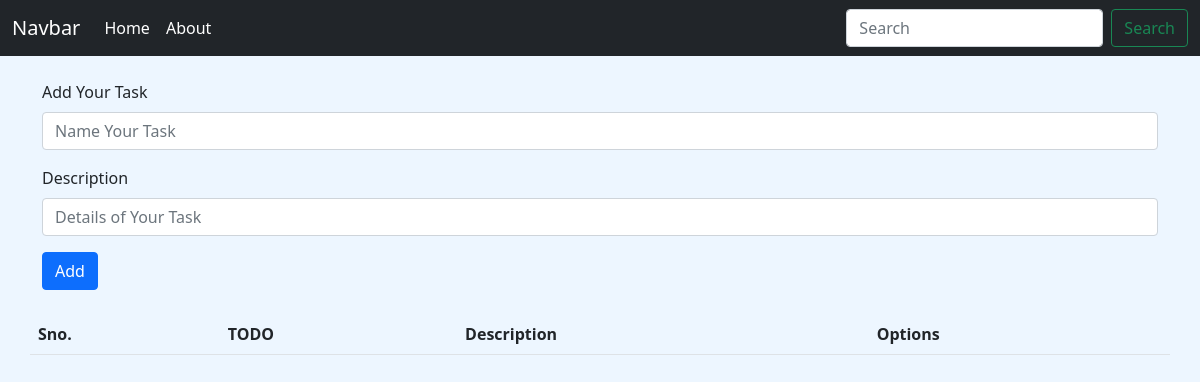
Page /home on the earlier database version.
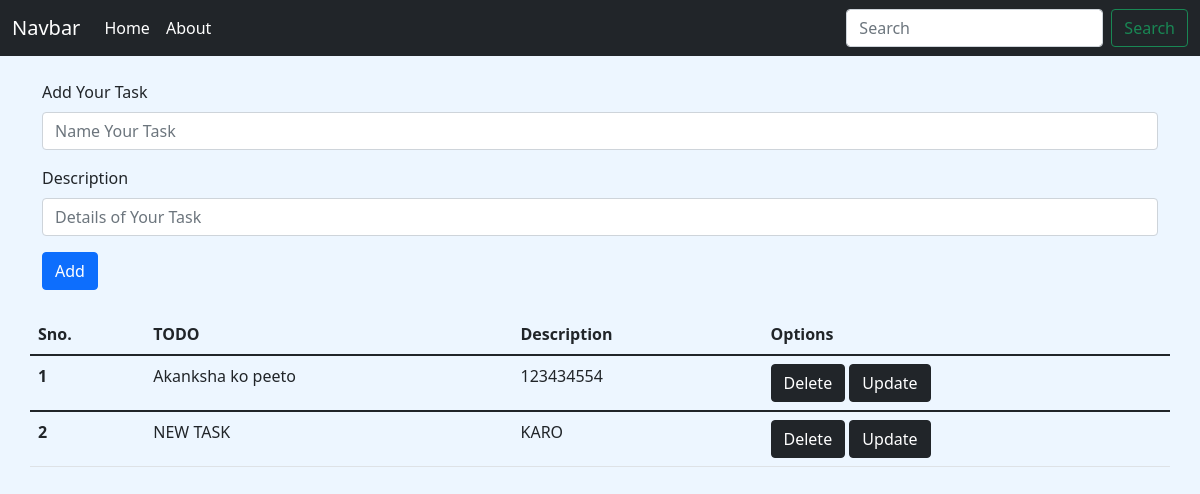
Same page on the later database version.
### app.py (models this page shows, shortened)
class dataoftodo(db.Model):
    id = db.Column(db.Integer, primary_key=True)
    title = db.Column(db.String(200), nullable=False)
    desc = db.Column(db.String(500), nullable=False)
    date_created = db.Column(db.DateTime, default=datetime.utcnow)

### app.py (the view)
@app.route("/")  # sending same function on both routes
@app.route("/home")  # Routes
def home_page():
    data = dataoftodo.query.all()
    return render_template('home.html', data=data)

### templates/home.html
{% extends 'base.html' %}
{% block content %}
<form class="my-4 container" action="/submit" method="POST">
  <div class="mb-3">
    <label for="exampleInputEmail1" class="form-label">Add Your Task</label>
    <input
    placeholder="Name Your Task"
      name="title"
      type="text"
      class="form-control"
      id="exampleInputEmail1"
      aria-describedby="emailHelp"
    />
  </div>
  <div class="mb-3">
    <label for="exampleInputPassword1" class="form-label">Description</label>
    <input
      name="descinform"
      placeholder="Details of Your Task"
      type="text"
      class="form-control"
      id="exampleInputPassword1"
    />
  </div>
  <button type="submit" id="form-btn" class="btn btn-primary">Add</button>
</form>
<table class="table my-3 container">
  <thead>
    <tr>
      <th scope="col">Sno.</th>
      <th scope="col">TODO</th>
      <th scope="col">Description</th>
      <th scope="col">Options</th>
    </tr>
  </thead>
  {% for data in data%}
  <tbody>
    <tr>
      <th scope="row">{{ loop.index }}</th>
      <td>{{ data.title }}</td>
      <td>{{ data.desc }}</td>
      <td>
        <a href="/delete/{{data.sno}}"><button type="button" class="btn btn-dark">Delete</button></a>
        <a href="/update/{{data.sno}}"><button type="button" class="btn btn-dark">Update</button></a>
      </td>
    </tr>
  </tbody>
  {% endfor %}
</table>
{% endblock %}

### templates/base.html (shortened to what this page needs)
<!DOCTYPE html>
<html lang="en">
  <head>
    <link
      href="https://cdn.jsdelivr.net/npm/bootstrap@5.1.3/dist/css/bootstrap.min.css"
      rel="stylesheet"
    />
  </head>
  <body style="background-color: rgb(237, 246, 255);">
    <nav class="navbar navbar-expand-lg navbar-dark bg-dark">
      <div class="container-fluid">
        <a class="navbar-brand" href="/">Navbar</a>
        <div class="collapse navbar-collapse" id="navbarSupportedContent">
          <ul class="navbar-nav me-auto mb-2 mb-lg-0">
            <li class="nav-item">
              <a class="nav-link active" aria-current="page" href="/home">Home</a>
            </li>
             <li class="nav-item">
              <a class="nav-link active" aria-current="page" href="#">About</a>
            </li>
          </ul>
          <form class="d-flex">
            <input
              class="form-control me-2"
              type="search"
              placeholder="Search"
              aria-label="Search"
            />
            <button class="btn btn-outline-success" type="submit">
              Search
            </button>
          </form>
        </div>
      </div>
    </nav>
    {% block content %} {% endblock content %}
  </body>
</html>

Differences in the rows shown:
added dataoftodo: title "Akanksha ko peeto", desc "123434554"
added dataoftodo: title "NEW TASK", desc "KARO"
